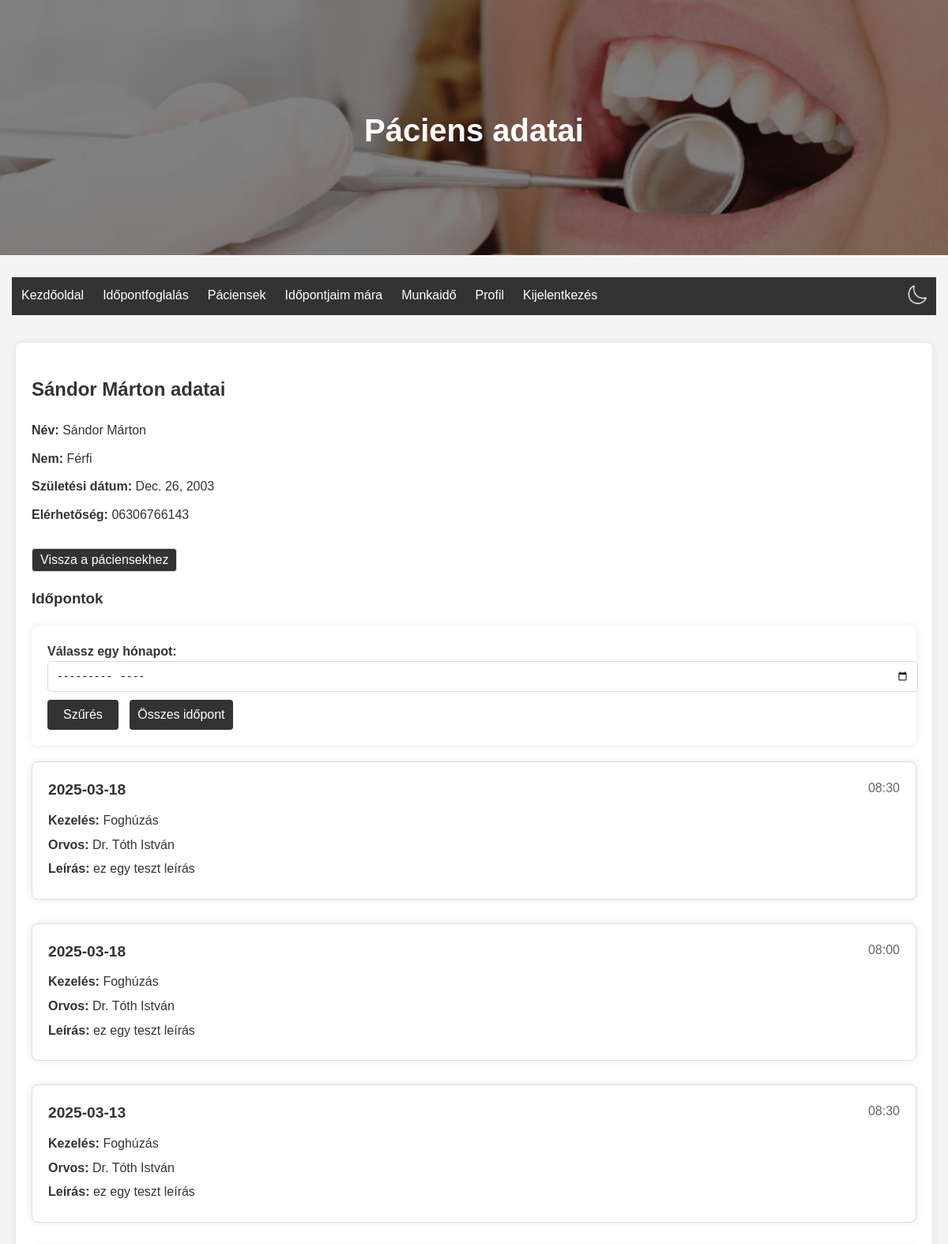
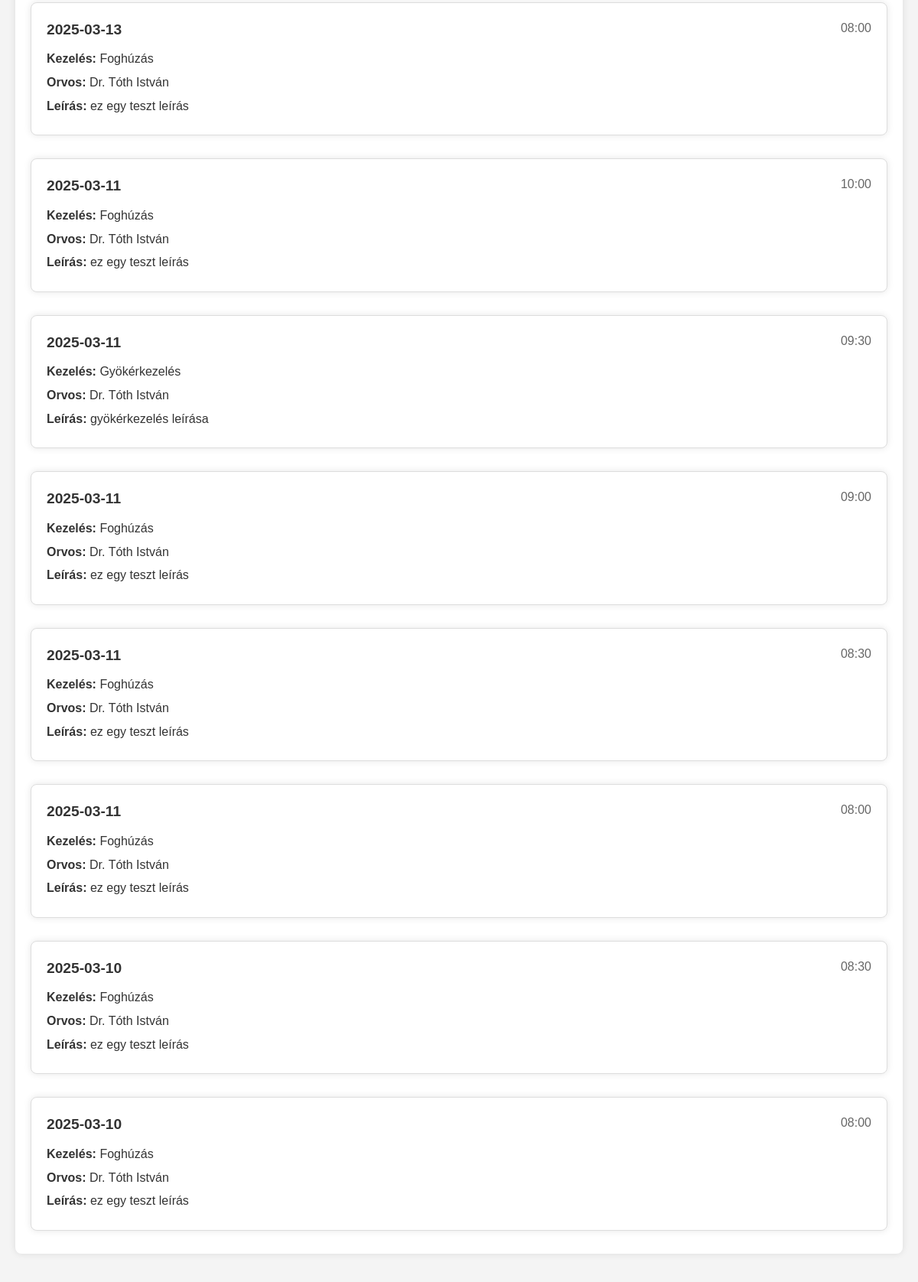
Page /patients/46918e9b-2410-4db0-8b5c-3090ac6ab9ab/ (signed in, upper part) on the committed database (2 pictures, top to bottom).
### rendeloweboldal/models.py (models this page shows, shortened)
class Patient(models.Model):
    id = models.CharField(max_length=64, primary_key=True)  # same as RendeloUser.id
    name = models.CharField(max_length=255)  # FHIR 'name' field
    gender = models.CharField(max_length=10, choices=[('male', 'Male'), ('female', 'Female')])
    birthDate = models.DateField(null=True, blank=True)  # FHIR 'birthDate' field
    telecom = models.CharField(max_length=255, null=True, blank=True)  # FHIR 'telecom' field for contact details

class Appointment(models.Model):
    id = models.UUIDField(primary_key=True, default=uuid4, editable=False)  # FHIR resource identifier
    patient = models.CharField(max_length=64, null=True, blank=True)  # Az időpontot foglaló páciens azonosítója
    practitioner = models.ForeignKey(Doctor, on_delete=models.CASCADE)  # Link to Practitioner resource
    treatment = models.ForeignKey(Treatment, on_delete=models.SET_NULL, null=True, blank=True)  # Link to Treatment
    start = models.DateTimeField()  # Kezdési időpont
    end = models.DateTimeField()  # Befejezési időpont
    status = models.CharField(max_length=64, null=True, blank=True)  # Időpont státusza (pl. foglalt, elérhető)
    custom_description = models.TextField(null=True, blank=True)  # Egyéb információk

class Treatment(models.Model):
    id = models.UUIDField(primary_key=True, default=uuid4, editable=False)  # FHIR resource identifier
    name = models.CharField(max_length=255)  # FHIR 'name' field
    description = models.TextField()  # FHIR 'description' field
    duration = models.DurationField(null=True, blank=True)  # Kezelés hossza (opcionális)
    price = models.DecimalField(max_digits=10, decimal_places=0)  # Ár

class Doctor(models.Model):
    id = models.CharField(max_length=64, primary_key=True)  # FHIR resource identifier
    name = models.CharField(max_length=255)
    photo = models.ImageField(upload_to='doctor_pictures/', null=True, blank=True)  # FHIR 'photo' field
    qualification = models.TextField(null=True, blank=True)  # FHIR 'qualification' field

### rendeloweboldal/views.py (the view)
# urls.py: path('patients/<str:patient_id>/', views.patient_detail_view, name='patient_detail'),
@login_required
def patient_detail_view(request, patient_id):
    if not (request.user.is_staff and not request.user.is_superuser):
        return redirect('home')
    patient = get_object_or_404(Patient, id=patient_id)
    appointments = Appointment.objects.filter(patient=patient_id).order_by('-start')
    month = request.GET.get('month')
    if month:
        year, month = map(int, month.split('-'))
        appointments = appointments.filter(start__year=year, start__month=month)
    return render(request, 'patient_detail.html', {'patient': patient, 'appointments': appointments})

### rendeloweboldal/templates/patient_detail.html (shortened to what this page needs)
{% extends "base.html" %}
{% load static %}
{% block header_title %}Páciens adatai{% endblock %}
{% block content %}
<section class="patient-detail">
    <h2>{{ patient.name }} adatai</h2>
    <div class="patient-info">
        <p><strong>Név:</strong> {{ patient.name }}</p>
        <p><strong>Nem:</strong>
            {% if patient.gender == 'male' %}
                Férfi
            {% elif patient.gender == 'female' %}
                Nő
            {% endif %}
        </p>
        <p><strong>Születési dátum:</strong> {{ patient.birthDate }}</p>
        <p><strong>Elérhetőség:</strong> {{ patient.telecom }}</p>
    </div>
    <button class="button-like" onclick="goToPatients()">Vissza a páciensekhez</button>
    <h3>Időpontok</h3>
    <form method="get" action="{% url 'patient_detail' patient.id %}">
        <label for="month">Válassz egy hónapot:</label>
        <input type="month" id="month" name="month" value="{{ request.GET.month }}">
        <button type="submit">Szűrés</button>
        <button type="button" onclick="showAllAppointments()">Összes időpont</button>
    </form>
    <div class="appointments">
        {% for appointment in appointments %}
        <div class="appointment">
            <div class="appointment-header">
                <span class="appointment-date">{{ appointment.start|date:"Y-m-d" }}</span>
                <span class="appointment-time">{{ appointment.start|date:"H:i" }}</span>
            </div>
            <p><strong>Kezelés:</strong> {{ appointment.treatment.name }}</p>
            <p><strong>Orvos:</strong> {{ appointment.practitioner.name }}</p>
            <p><strong>Leírás:</strong> {{ appointment.treatment.description }}</p>
        </div>
        {% endfor %}
    </div>
</section>
{% endblock %}

### rendeloweboldal/static/Css/style.css (style rules this page uses)
body { font-family: Arial, sans-serif; line-height: 1.6; margin: 0; padding: 0; background-color: #f4f4f4; }
form { background-color: white; padding: 20px; margin-bottom: 20px; border-radius: 8px; box-shadow: 0 0 10px rgba(0, 0, 0, 0.1); }
form label { font-weight: bold; }
form input, form select, form textarea { padding: 10px; border: 1px solid #ddd; border-radius: 4px; font-size: 1em; width: 100%; margin-bottom: 10px; }
form button { padding: 10px 20px; border: none; border-radius: 4px; background-color: #333; color: white; font-size: 1em; cursor: pointer; transition: background-color 0.3s; }
.button-like { display: inline-block; padding: 5px 10px; margin-top: 10px; border: 1px solid #ddd; border-radius: 4px; background-color: #f2f2f2; cursor: pointer; text-decoration: none; color: #333; transition: background-color 0.3s; }
button[type="button"] { margin-left: 10px; padding: 5px 10px; background-color: #333; color: white; border: none; border-radius: 4px; cursor: pointer; transition: background-color 0.3s; height: 38px; align-self: flex-start; }
.appointment-time, .appointment-practitioner, .appointment-treatment { margin-bottom: 5px; }
button { padding: 10px 20px; border: none; border-radius: 4px; background-color: #333; color: white; font-size: 1em; cursor: pointer; transition: background-color 0.3s; }
button[type="button"] { margin-left: 10px; padding: 5px 10px; background-color: #333; color: white; border: none; border-radius: 4px; cursor: pointer; transition: background-color 0.3s; }
.appointments { display: flex; flex-direction: column; gap: 20px; margin-top: 20px; }
.appointment { background-color: white; padding: 20px; border-radius: 8px; box-shadow: 0 0 10px rgba(0, 0, 0, 0.1); transition: transform 0.3s, box-shadow 0.3s; }
.appointment-header { display: flex; justify-content: space-between; align-items: center; margin-bottom: 10px; }
.appointment-date { font-size: 1.2em; font-weight: bold; }
.appointment-time { font-size: 1em; color: #666; }
.appointment { border: 1px solid #ddd; padding: 10px; margin-bottom: 10px; border-radius: 4px; background-color: #f9f9f9; }
.appointment p { margin: 5px 0; }
.patient-detail { background-color: white; padding: 20px; border-radius: 8px; box-shadow: 0 0 10px rgba(0, 0, 0, 0.1); margin-bottom: 20px; }
.patient-info { margin-bottom: 20px; }
.patient-info p { margin: 10px 0; }

### rendeloweboldal/static/Css/colors_light.css (style rules this page uses)
body, header { background-color: #f4f4f4; color: #333; }
form, .intro, .pricing, .appointments, .appointment, .patient-detail, .working-hours-form, .info-message, .profile, .admin { background-color: white; color: #333; }
.button, .button-like, button, .add-button, .edit-button, .delete-button, .cancel-button, .dialog-box button { background-color: #333; color: white; }

### rows in the picture
Patient: name "Sándor Márton", birthDate "Dec. 26, 2003", telecom "06306766143"
Appointment: start "2025-03-18", start "08:30", treatment.name "Foghúzás", practitioner.name "Dr. Tóth István", treatment.description "ez egy teszt leírás"
Appointment: start "2025-03-18", start "08:00", treatment.name "Foghúzás", practitioner.name "Dr. Tóth István", treatment.description "ez egy teszt leírás"
Appointment: start "2025-03-13", start "08:30", treatment.name "Foghúzás", practitioner.name "Dr. Tóth István", treatment.description "ez egy teszt leírás"
Appointment: start "2025-03-13", start "08:00", treatment.name "Foghúzás", practitioner.name "Dr. Tóth István", treatment.description "ez egy teszt leírás"
Appointment: start "2025-03-11", start "10:00", treatment.name "Foghúzás", practitioner.name "Dr. Tóth István", treatment.description "ez egy teszt leírás"
Appointment: start "2025-03-11", start "09:30", treatment.name "Gyökérkezelés", practitioner.name "Dr. Tóth István", treatment.description "gyökérkezelés leírása"
Appointment: start "2025-03-11", start "09:00", treatment.name "Foghúzás", practitioner.name "Dr. Tóth István", treatment.description "ez egy teszt leírás"
Appointment: start "2025-03-11", start "08:30", treatment.name "Foghúzás", practitioner.name "Dr. Tóth István", treatment.description "ez egy teszt leírás"
Appointment: start "2025-03-11", start "08:00", treatment.name "Foghúzás", practitioner.name "Dr. Tóth István", treatment.description "ez egy teszt leírás"
Appointment: start "2025-03-10", start "08:30", treatment.name "Foghúzás", practitioner.name "Dr. Tóth István", treatment.description "ez egy teszt leírás"
Appointment: start "2025-03-10", start "08:00", treatment.name "Foghúzás", practitioner.name "Dr. Tóth István", treatment.description "ez egy teszt leírás"
